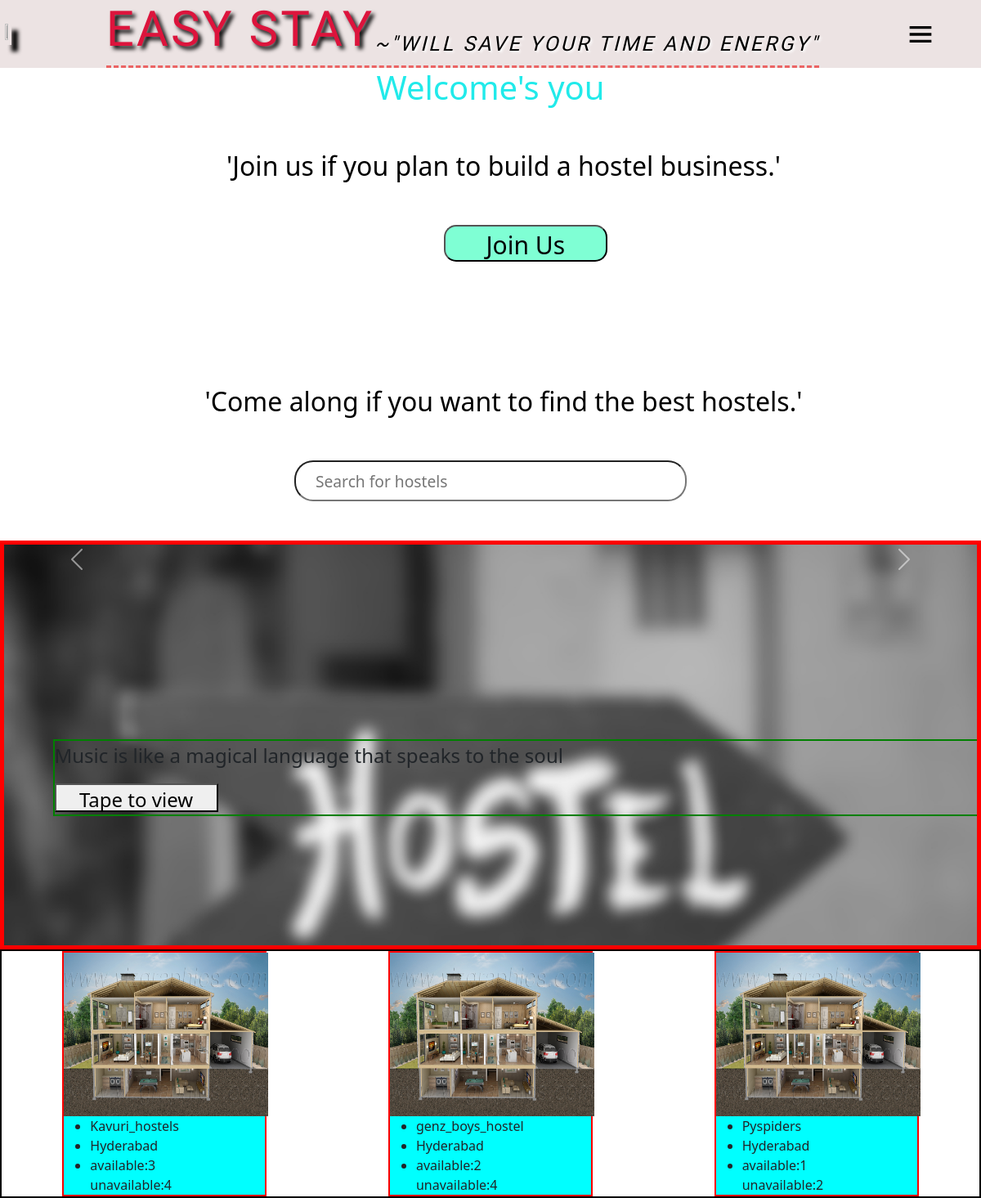
The page / on the database its author committed.
### Owner/models.py (models this page shows, shortened)
class hostel_details_model(models.Model):
    hostel_id=models.AutoField(primary_key=True)
    hostel_name=models.CharField(max_length=20,unique=True)
    address=models.TextField(max_length=100)
    GST=models.CharField(max_length=15,unique=True)
    license=models.CharField(max_length=20,unique=True)
    type_of_hostel=models.CharField(max_length=10,choices=[['Male','Male'],['Female','Female'],['Co_living','Co_living']])
    hostel_owner_name=models.CharField(max_length=30)
    owner_id=models.PositiveIntegerField()
    owner_phone_no=models.PositiveBigIntegerField(unique=True)
    owner_email=models.EmailField(unique=True)
    location=models.CharField(max_length=50,default='Hyderabad')
    image=models.ImageField(upload_to='hostels/')

### EASY_STAY/views.py (the view)
def easy_stay_view(request):
    res=hostel_details_model.objects.all()
    hostel= hostel_details_model.objects.all()
    booking=0
    booked=0
    l=[]
    for k in hostel:
        for j in rooms_details_model.objects.filter(hostel_id=k):
            for t in bed_details_model.objects.filter(room_no=j):
                if t.availability:
                    booking+=1
                else:
                    booked+=1
        l+=[(k,booking,booked)]
        booking,booked=0,0
    return render(request=request,template_name='easystay.html',context={'hostels':res,'available':l})

### templates/easystay.html (shortened to what this page needs)
<!DOCTYPE html>
<html lang="en">
<head>
    {% load static %}
    <link rel="stylesheet" href="{% static 'css/home.css'  %}">
    <link href="https://cdn.jsdelivr.net/npm/bootstrap@5.3.1/dist/css/bootstrap.min.css" rel="stylesheet">
</head>
<body>
  <div>
    {% include 'partials/_header.html' %}
  </div>
  <div>
      <div id="wel">
        <h1>Welcome's you</h1>
      </div>
        <div id="to">
          <ul>
            <li>'Join us if you plan to build a hostel business.' </li>
            <br>
            <a href="{% url 'owner:owner_register' %}"><button id="btn">Join Us</button></a>
            <br>
            <br><br>
            <br>
            <li>'Come along if you want to find the best hostels.'</li>
          </ul>
        </div>
  </div>
  <div>
    <input type="search" name="search" id="search" placeholder="Search for hostels">
  </div>
<br><br>
      <div id="carouselExampleAutoplaying" class="carousel slide" data-bs-ride="carousel">
        <div class="carousel-inner">
          <div class="carousel-item active">
            <P>Music is like a magical language that speaks to the soul</P>
            <button> Tape to view</button>
          </div>
        </div>
        <button class="carousel-control-prev" type="button" data-bs-target="#carouselExampleAutoplaying" data-bs-slide="prev">
            <span class="carousel-control-prev-icon" aria-hidden="true"></span>
          </button>
          <button class="carousel-control-next" type="button" data-bs-target="#carouselExampleAutoplaying" data-bs-slide="next">
            <span class="carousel-control-next-icon" aria-hidden="true"></span>
          </button>
      </div>
<div id="card">
  {% for i in hostels %}
  <div class="sub_cards">
      <a href="{% url 'customer:hostel_detail' pk=i.hostel_id %}"><img src="{{i.image.url}}" alt="" class="image" height="75" width="75"></a>
      <ul>
          <li>{{i.hostel_name}}</li>
          <li>{{i.location}}</li>
          <li>
              {% for j in available %}
                  {% if j.0 == i %}
                  available:{{j.1}} <br>  unavailable:{{j.2}}
                  {% endif %}
              {% endfor %}
          </li>
      </ul>
  </div>
  {% endfor %}
</body>
</html>

### Customer/static/css/home.css (style rules this page uses)
#search { width: 60%; padding-left: 30%; height: 40px; border-radius: 4lvb ; }
button { height: 35px; width: 200px; font-size: larger; margin-left: 5%; }
#card { border: 2px solid black; height: 50%; display: flex; justify-content: space-around; }
.sub_cards { border: 2px solid red; height: 300px; width: 250px; background-color: aqua; }
.image { height: 200px; width: 250px; }

### rows shown on the page
hostel_details_model: image (picture), hostel_name "Kavuri_hostels", location "Hyderabad", j "3", j "4"
hostel_details_model: image (picture), hostel_name "genz_boys_hostel", location "Hyderabad", j "2", j "4"
hostel_details_model: image (picture), hostel_name "Pyspiders", location "Hyderabad", j "1", j "2"
